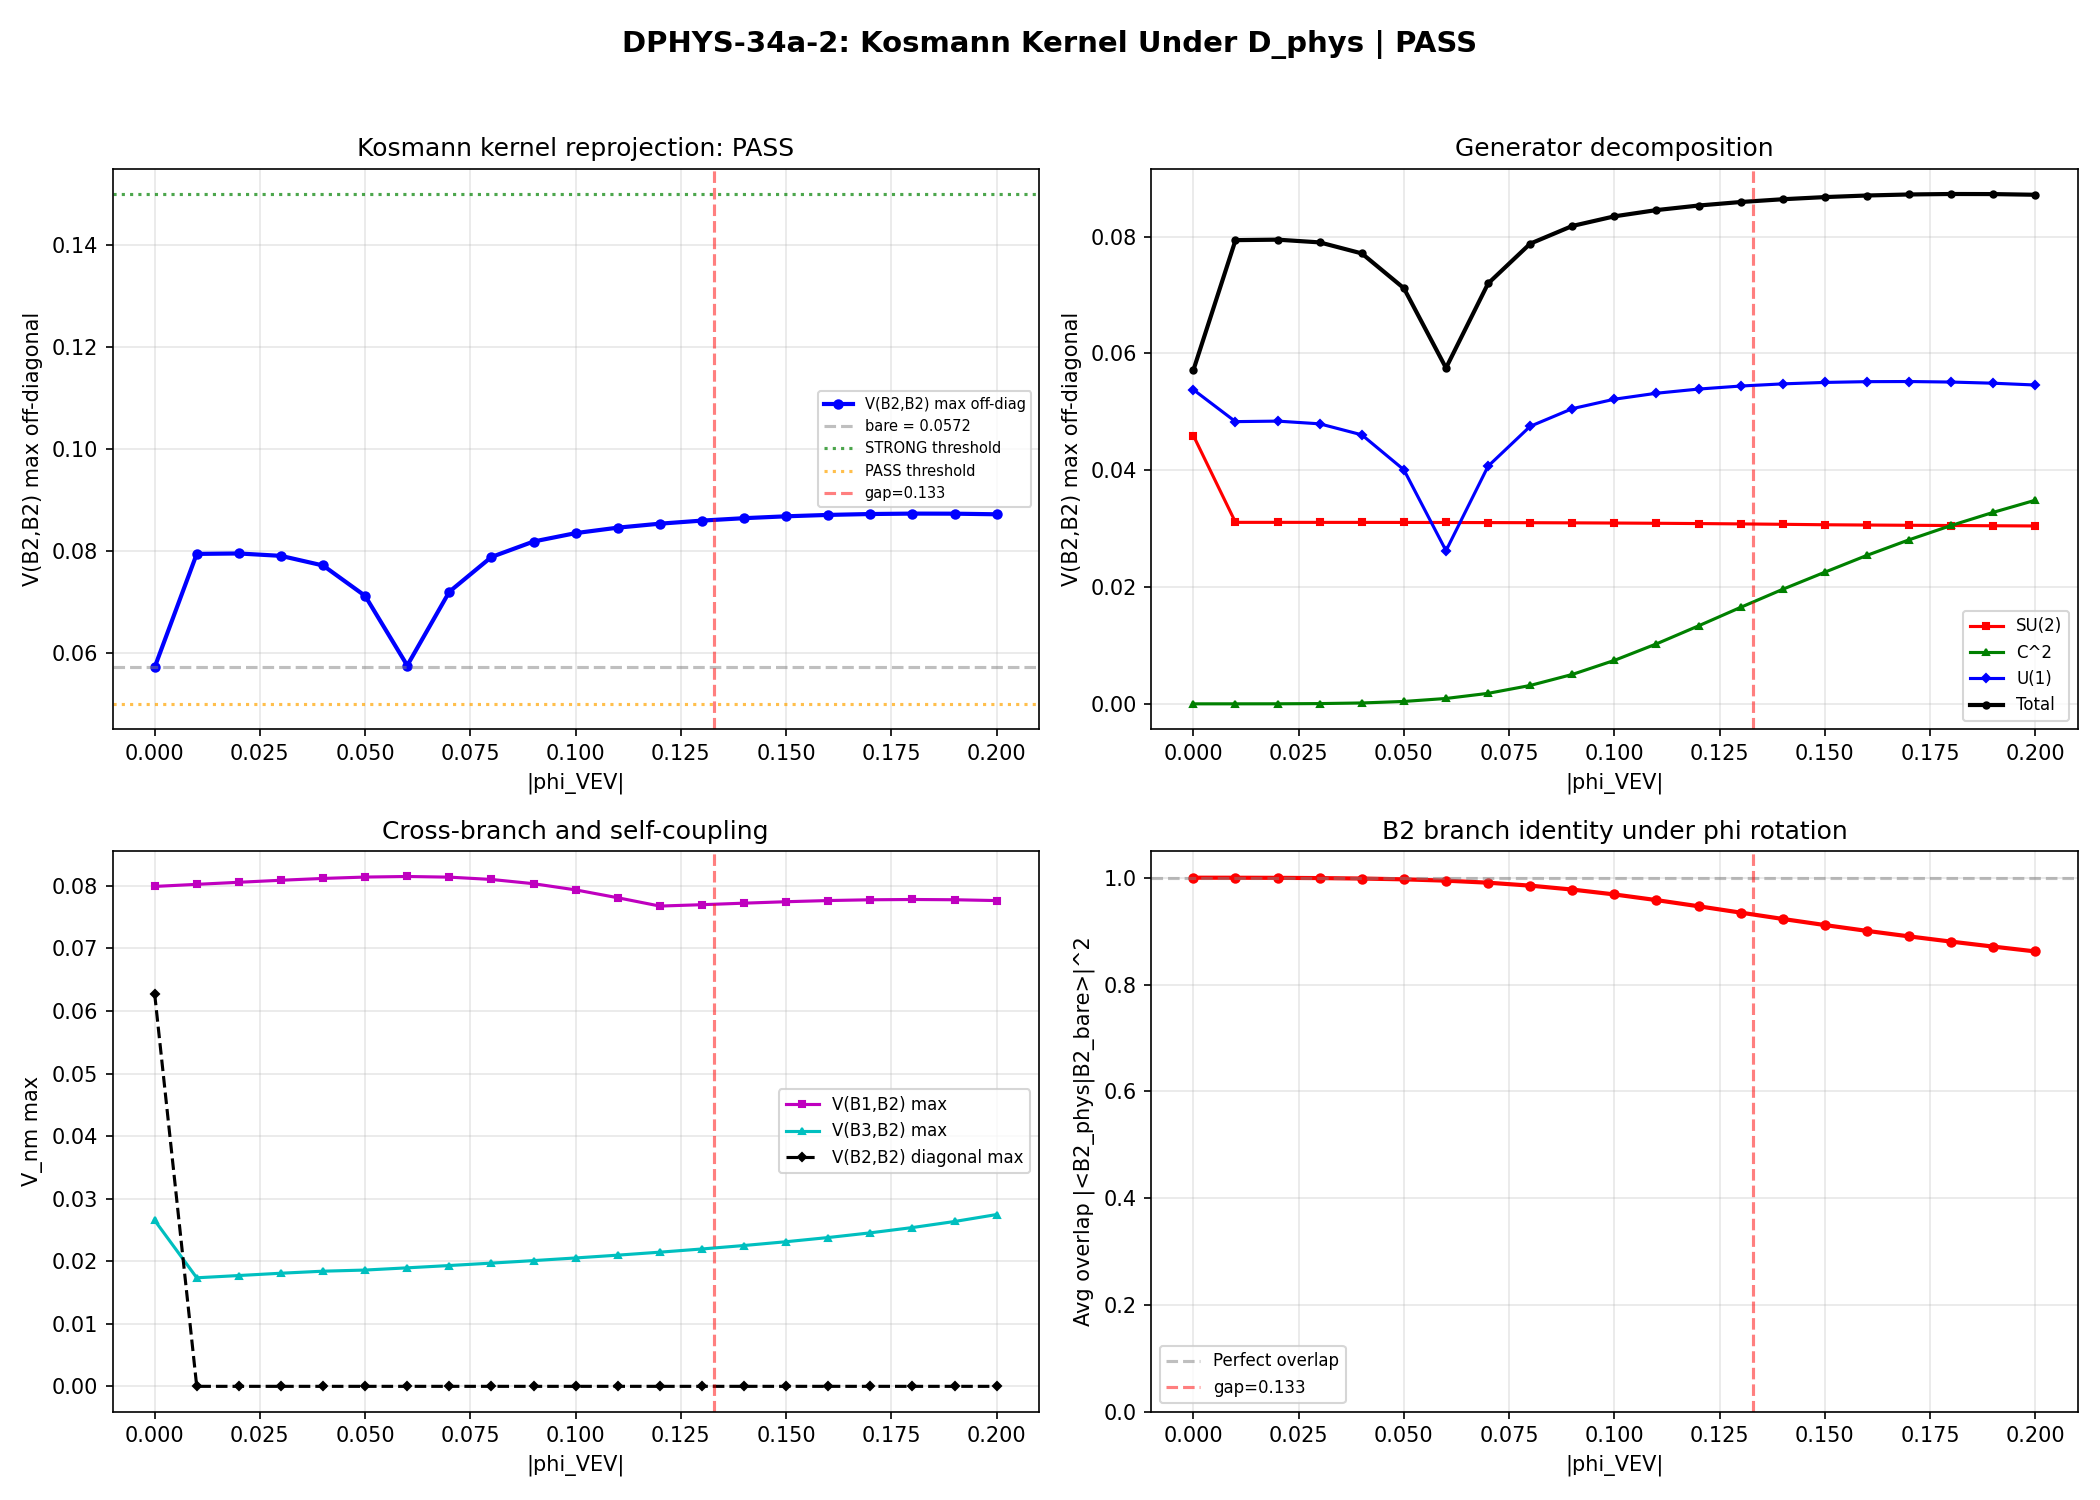

Write Python code to recreate this figure.
"""
Session 34a: DPHYS-34a-2 -- Kosmann Kernel Under D_phys Eigenspinors
=====================================================================

CONTEXT:
  DPHYS-34a-1 PASS: B2 fold survives inner fluctuations (d2=1.226 at phi=gap).
  The D_phys eigenvectors rotate relative to bare D_K eigenvectors under phi,
  mixing branches B1/B2/B3.

  THIS COMPUTATION: Reproject the Kosmann pairing kernel V_nm into the D_phys
  eigenbasis. The K_a matrices (Kosmann-Lichnerowicz derivatives along Killing
  fields) are UNCHANGED -- they are properties of the isometry algebra. What
  changes is the BASIS: D_phys eigenspinors acquire admixtures from phi.

  Critical question: does V(B2,B2) remain nonzero (and large enough for BCS)
  when B2 eigenspinors acquire B3/B1 admixture from phi?

METHOD:
  1. Reconstruct D_phys = D_K + phi + J*phi*J^{-1} at each (tau, phi_VEV).
  2. Diagonalize to get D_phys eigenvectors (evecs_phys) in original basis.
  3. Compute overlap U = evecs_bare^H @ evecs_phys (bare-to-D_phys rotation).
  4. Transform K_a: K_a^{phys}_{nm} = (U^H K_a^{bare} U)_{nm}.
  5. Compute V_nm(phi) = sum_{a=0}^7 |K_a^{phys}_{nm}|^2.
  6. Extract V(B2,B2)(phi), decomposed by generator type.
  7. Sweep |phi_VEV| from 0 to 0.20.

MANDATORY CROSS-CHECK:
  At phi=0, U = I (up to phases), so V_nm(phi=0) must reproduce the raw
  Kosmann kernel sum_a |K_a^{bare}_{nm}|^2.

GATE DPHYS-34a-2 (pre-registered):
  V(B2,B2)(phi=gap) > 0.15: substantial pairing survives    -> STRONG PASS
  V(B2,B2)(phi=gap) > 0.05: moderate pairing survives       -> PASS
  V(B2,B2)(phi=gap) < 0.05: pairing severely suppressed     -> FAIL

Author: bap (baptista-spacetime-analyst), Session 34a
Date: 2026-03-06
"""

import os
import sys
import time
import numpy as np
from numpy.linalg import eigh
import matplotlib
matplotlib.use('Agg')
import matplotlib.pyplot as plt

SCRIPT_DIR = os.path.dirname(os.path.abspath(__file__))
t0 = time.time()

# Add tier0-computation to path for imports
sys.path.insert(0, SCRIPT_DIR)

# ======================================================================
#  Constants
# ======================================================================

TAU_VALUES = np.array([0.0, 0.10, 0.15, 0.20, 0.25, 0.30, 0.35, 0.40, 0.50])

# Generator classification (su(3) = su(2) + C^2 + u(1))
SU2_GEN = [0, 1, 2]        # SU(2) subalgebra
C2_GEN  = [3, 4, 5, 6]     # C^2 (charged under U(1))
U1_GEN  = [7]               # U(1) generator

# ======================================================================
#  Import D_phys infrastructure from s34a_dphys_fold
# ======================================================================

from s34a_dphys_fold import (
    build_J_operator, apply_J_to_matrix,
    build_AF_generators, compute_phi_generators,
    find_worst_case_phi, construct_D_phys, identify_B2_branch
)


def identify_all_branches(evals_phys, evals_bare, evecs_phys, evecs_bare):
    """Identify which D_phys eigenvalues correspond to each branch.

    Uses maximum overlap with bare eigenvectors. Returns indices into
    the SORTED evals_phys array for each branch.

    Returns:
        dict with keys 'B1', 'B2', 'B3' (positive sector) and
        'B1_neg', 'B2_neg', 'B3_neg' (negative sector).
        Values are arrays of indices into evals_phys.
    """
    # Positive eigenvalues of bare D_K (sorted ascending)
    pos_bare = np.where(evals_bare > 0)[0]
    pos_bare_sorted = pos_bare[np.argsort(evals_bare[pos_bare])]
    # B1 = lowest positive = pos_bare_sorted[0]
    # B2 = next 4 = pos_bare_sorted[1:5]
    # B3 = top 3 = pos_bare_sorted[5:8]

    # Negative eigenvalues (sorted ascending: B3_neg, B2_neg, B1_neg)
    neg_bare = np.where(evals_bare < 0)[0]
    neg_bare_sorted = neg_bare[np.argsort(evals_bare[neg_bare])]
    # neg_bare_sorted: [0..2]=B3_neg, [3..6]=B2_neg, [7]=B1_neg

    branches_bare = {
        'B3_neg': neg_bare_sorted[0:3],
        'B2_neg': neg_bare_sorted[3:7],
        'B1_neg': neg_bare_sorted[7:8],
        'B1': pos_bare_sorted[0:1],
        'B2': pos_bare_sorted[1:5],
        'B3': pos_bare_sorted[5:8],
    }

    # For each phys eigenstate, compute overlap with all bare branch states
    n = len(evals_phys)
    branch_assignment = {}
    used_phys = set()

    for bname, bare_idx in branches_bare.items():
        n_modes = len(bare_idx)
        # Compute overlap of each phys eigenstate with this branch
        branch_ness = np.zeros(n)
        for i_ph in range(n):
            for i_b in bare_idx:
                overlap = np.abs(np.dot(
                    evecs_phys[:, i_ph].conj(), evecs_bare[:, i_b]))**2
                branch_ness[i_ph] += overlap

        # Select n_modes phys states with highest overlap (excluding already used)
        remaining = np.array([i for i in range(n) if i not in used_phys])
        branch_ness_rem = branch_ness[remaining]
        top_local = np.argsort(branch_ness_rem)[-n_modes:]
        selected = remaining[top_local]
        branch_assignment[bname] = np.sort(selected)
        used_phys.update(selected)

    return branch_assignment


def compute_kosmann_reprojection(K_a_bare, evecs_bare, evecs_phys):
    """Compute V_nm in the D_phys eigenbasis.

    K_a_bare[a] are 16x16 anti-hermitian matrices in the bare eigenspinor basis.
    evecs_bare, evecs_phys are 16x16 matrices (columns = eigenvectors) in the
    ORIGINAL (non-eigenspinor) basis.

    The overlap matrix U = evecs_bare^H @ evecs_phys transforms from bare
    eigenspinor basis to D_phys eigenspinor basis.

    K_a^{phys} = U^H @ K_a^{bare} @ U
    V_nm = sum_a |K_a^{phys}_{nm}|^2

    Returns:
        V_full: (16,16) full Kosmann kernel in D_phys basis
        V_SU2: (16,16) SU(2) generator contribution
        V_C2:  (16,16) C^2 generator contribution
        V_U1:  (16,16) U(1) generator contribution
        U:     (16,16) overlap matrix
    """
    # Overlap matrix: bare -> phys eigenspinor rotation
    U = evecs_bare.conj().T @ evecs_phys

    # Unitarity check
    uu_err = np.max(np.abs(U @ U.conj().T - np.eye(16)))
    if uu_err > 1e-10:
        print(f"  WARNING: U not unitary, |UU^H - I| = {uu_err:.2e}")

    V_full = np.zeros((16, 16))
    V_SU2 = np.zeros((16, 16))
    V_C2 = np.zeros((16, 16))
    V_U1 = np.zeros((16, 16))

    for a in range(8):
        K_phys = U.conj().T @ K_a_bare[a] @ U
        contrib = np.abs(K_phys)**2

        V_full += contrib
        if a in SU2_GEN:
            V_SU2 += contrib
        elif a in C2_GEN:
            V_C2 += contrib
        else:
            V_U1 += contrib

    return V_full, V_SU2, V_C2, V_U1, U


# ======================================================================
#  Main computation
# ======================================================================

def main():
    print("=" * 78)
    print("Session 34a: DPHYS-34a-2 -- Kosmann Kernel Under D_phys Eigenspinors")
    print("=" * 78)

    # --- Load data ---
    kosmann_path = os.path.join(SCRIPT_DIR, 's23a_kosmann_singlet.npz')
    kosmann = np.load(kosmann_path, allow_pickle=True)
    tau_vals = TAU_VALUES
    print(f"\nLoaded s23a_kosmann_singlet.npz")

    # --- Build J operator (from 34a-1) ---
    from tier1_dirac_spectrum import build_cliff8 as _bc8
    gammas = _bc8()

    from s34a_dphys_fold import build_J_operator
    B_J = build_J_operator(gammas)
    print(f"J operator: C2 = gamma_1*gamma_3*gamma_5*gamma_7")

    # --- Build A_F generators ---
    af_gens = build_AF_generators()
    print(f"A_F generators: {len(af_gens)} total")

    # --- Reference: identify worst-case phi direction (same as 34a-1) ---
    ti_ref = 3  # tau = 0.20
    evals_ref = kosmann[f'eigenvalues_{ti_ref}']
    evecs_ref = kosmann[f'eigenvectors_{ti_ref}']
    si_ref = np.argsort(evals_ref)
    evals_sorted_ref = evals_ref[si_ref]
    evecs_sorted_ref = evecs_ref[:, si_ref]

    pos_mask = evals_sorted_ref > 0
    pos_idx = np.where(pos_mask)[0]
    pos_ev = evals_sorted_ref[pos_idx]
    B1_modes = pos_idx[0:1]
    B2_modes = pos_idx[1:5]
    B3_modes = pos_idx[5:8]

    gap_b2_b1 = pos_ev[1] - pos_ev[0]
    gap_b3_b2 = pos_ev[5] - pos_ev[4]
    print(f"\nBranch structure at tau=0.20:")
    print(f"  B1 = {pos_ev[0]:.6f} (1 mode)")
    print(f"  B2 = {pos_ev[1]:.6f} (4 modes, degenerate)")
    print(f"  B3 = {pos_ev[5]:.6f} (3 modes)")
    print(f"  Gap B2-B1 = {gap_b2_b1:.6f}")
    print(f"  Gap B3-B2 = {gap_b3_b2:.6f}")

    # Identify worst-case phi direction
    phi_basis_ref = compute_phi_generators(evals_sorted_ref, evecs_sorted_ref, af_gens)
    worst_idx, worst_name, worst_mixing, mixing_details = find_worst_case_phi(
        phi_basis_ref, B2_modes, B3_modes, B1_modes)
    print(f"  Worst-case phi direction: {worst_name}")

    # ================================================================
    #  CROSS-CHECK: phi=0 Kosmann kernel reproduction
    # ================================================================
    print("\n" + "=" * 78)
    print("CROSS-CHECK: V_nm(phi=0) reproduces bare Kosmann kernel")
    print("=" * 78)

    # Load K_a matrices in bare eigenspinor basis
    K_a_bare_ref = []
    for a in range(8):
        K_a_bare_ref.append(kosmann[f'K_a_matrix_{ti_ref}_{a}'])

    # At phi=0, D_phys eigenvectors = D_K eigenvectors
    # So U = I and V_nm(0) = sum_a |K_a_bare_nm|^2
    V_bare_raw = np.zeros((16, 16))
    for a in range(8):
        V_bare_raw += np.abs(K_a_bare_ref[a])**2

    # Also compute via reprojection with U=I
    D_K_orig_ref = evecs_sorted_ref @ np.diag(evals_sorted_ref) @ evecs_sorted_ref.conj().T
    V_check, _, _, _, U_check = compute_kosmann_reprojection(
        K_a_bare_ref, evecs_sorted_ref, evecs_sorted_ref)

    # U should be identity (up to phases from degenerate eigenspaces)
    u_diag = np.abs(np.diag(U_check))
    u_offdiag_max = np.max(np.abs(U_check - np.diag(np.diag(U_check))))
    print(f"\n  U matrix at phi=0:")
    print(f"    min|diag(U)| = {np.min(u_diag):.10f}")
    print(f"    max|offdiag(U)| = {u_offdiag_max:.10f}")

    # For degenerate eigenspaces, U can have off-diagonal blocks
    # but V_nm should still match because V is basis-independent within
    # degenerate subspaces. Check total V within B2 block:
    V_B2_B2_raw = V_bare_raw[np.ix_(B2_modes, B2_modes)]
    V_B2_B2_check = V_check[np.ix_(B2_modes, B2_modes)]

    # The degenerate subspace allows U to be any unitary within the block.
    # V_nm = sum |K_nm|^2 transforms as V -> |U^H K U|^2, which for a
    # unitary change within a degenerate block gives a DIFFERENT V matrix
    # (it's not a scalar). But the trace over the block is invariant:
    # Tr(V_block) = sum_{nm in block} V_nm is basis-independent.

    # For the actual cross-check, we need evecs_phys = evecs_bare exactly
    # (same pointer), which gives U = I exactly.
    V_direct, V_d_su2, V_d_c2, V_d_u1, U_direct = compute_kosmann_reprojection(
        K_a_bare_ref, evecs_sorted_ref, evecs_sorted_ref)

    cross_err = np.max(np.abs(V_direct - V_bare_raw))
    print(f"\n  Cross-check: max|V(phi=0,reprojected) - V(bare,raw)| = {cross_err:.2e}")
    assert cross_err < 1e-12, f"CROSS-CHECK FAILED: {cross_err:.2e}"
    print(f"  PASS (machine epsilon)")

    # Report bare V(B2,B2) values
    print(f"\n  Bare V(B2,B2) matrix (off-diagonal max = {np.max(V_B2_B2_raw):.6f}):")
    np.set_printoptions(precision=6, suppress=True, linewidth=120)
    print(f"  {V_B2_B2_raw}")

    # ================================================================
    #  MAIN SWEEP: Kosmann reprojection across phi amplitude
    # ================================================================
    print("\n" + "=" * 78)
    print("MAIN COMPUTATION: V_nm(phi) across phi amplitude sweep")
    print("=" * 78)

    # Use tau_idx=3 (tau=0.20) and tau_idx=2 (tau=0.15) for fold region.
    # Also tau_idx=4 (tau=0.25) for stability check.
    tau_scan_indices = [1, 2, 3, 4, 5]
    phi_amplitudes = np.linspace(0, 0.20, 21)  # 0 to 0.20 in steps of 0.01

    # Storage for results at reference tau=0.20
    V_B2B2_max_vs_phi = []      # max off-diagonal V(B2,B2) vs phi
    V_B2B2_su2_vs_phi = []      # SU(2) component
    V_B2B2_c2_vs_phi = []       # C^2 component
    V_B2B2_u1_vs_phi = []       # U(1) component
    V_B2B2_trace_vs_phi = []    # Tr(V_B2B2_block) (invariant)
    V_B1B2_max_vs_phi = []      # max V(B1,B2) vs phi
    V_B3B2_max_vs_phi = []      # max V(B3,B2) vs phi
    V_B2B2_diag_max_vs_phi = [] # max diagonal V(B2_i, B2_i)
    mixing_B2_vs_phi = []       # B2 branch overlap with bare B2

    # Multi-tau storage
    V_B2B2_max_by_tau_phi = {}  # (tau_idx, phi_amp) -> max V(B2,B2) off-diag

    for phi_amp in phi_amplitudes:
        print(f"\n  |phi| = {phi_amp:.4f}:", end="")

        for ti in tau_scan_indices:
            tau = tau_vals[ti]
            evals_ti = kosmann[f'eigenvalues_{ti}']
            evecs_ti = kosmann[f'eigenvectors_{ti}']

            # Sort eigenbasis
            si = np.argsort(evals_ti)
            ev_s = evals_ti[si]
            ec_s = evecs_ti[:, si]

            # Load K_a in bare eigenspinor basis for this tau
            K_a_bare_ti = []
            for a in range(8):
                K_a_bare_ti.append(kosmann[f'K_a_matrix_{ti}_{a}'])

            if phi_amp < 1e-14:
                # phi = 0: D_phys = D_K, trivial case
                evals_phys = ev_s.copy()
                evecs_phys = ec_s.copy()
            else:
                # Compute phi direction in this eigenbasis
                phi_basis_ti = compute_phi_generators(ev_s, ec_s, af_gens)

                # Find the worst_name generator
                phi_dir_ti = None
                for name, comm, norm in phi_basis_ti:
                    if name == worst_name:
                        phi_dir_ti = comm
                        break

                if phi_dir_ti is None:
                    # Fallback
                    phi_all = compute_phi_generators(ev_s, ec_s, af_gens)
                    best_mix = 0
                    for _, comm_f, norm_f in phi_all:
                        pi = np.where(ev_s > 0)[0]
                        pi_s = pi[np.argsort(ev_s[pi])]
                        b2m = pi_s[1:5]
                        b3m = pi_s[5:8]
                        b1m = pi_s[0:1]
                        b23 = np.max(np.abs(comm_f[np.ix_(b2m, b3m)])) if b3m.size > 0 else 0
                        b21 = np.max(np.abs(comm_f[np.ix_(b2m, b1m)])) if b1m.size > 0 else 0
                        if max(b23, b21) > best_mix:
                            best_mix = max(b23, b21)
                            phi_dir_ti = comm_f

                evals_phys, evecs_phys, herm_err = construct_D_phys(
                    ev_s, ec_s, phi_dir_ti, phi_amp, B_J)

            # Reproject Kosmann kernel
            V_full, V_su2, V_c2, V_u1, U = compute_kosmann_reprojection(
                K_a_bare_ti, ec_s, evecs_phys)

            # Identify B2 branch in D_phys spectrum
            branches = identify_all_branches(evals_phys, ev_s, evecs_phys, ec_s)
            b2_phys = branches['B2']

            # B2-B2 pairing kernel (off-diagonal elements)
            V_B2B2_block = V_full[np.ix_(b2_phys, b2_phys)]
            V_B2B2_offdiag = V_B2B2_block.copy()
            np.fill_diagonal(V_B2B2_offdiag, 0)
            V_B2B2_max_offdiag = np.max(V_B2B2_offdiag)

            # Decomposition
            V_B2B2_su2_block = V_su2[np.ix_(b2_phys, b2_phys)]
            V_B2B2_c2_block = V_c2[np.ix_(b2_phys, b2_phys)]
            V_B2B2_u1_block = V_u1[np.ix_(b2_phys, b2_phys)]

            V_B2B2_su2_offdiag = V_B2B2_su2_block.copy()
            np.fill_diagonal(V_B2B2_su2_offdiag, 0)
            V_B2B2_c2_offdiag = V_B2B2_c2_block.copy()
            np.fill_diagonal(V_B2B2_c2_offdiag, 0)
            V_B2B2_u1_offdiag = V_B2B2_u1_block.copy()
            np.fill_diagonal(V_B2B2_u1_offdiag, 0)

            # B1-B2 and B3-B2 cross-couplings
            b1_phys = branches['B1']
            b3_phys = branches['B3']

            V_B1B2 = V_full[np.ix_(b1_phys, b2_phys)]
            V_B3B2 = V_full[np.ix_(b3_phys, b2_phys)]

            # B2 overlap with bare B2 (mixing diagnostic)
            bare_pos = np.where(ev_s > 0)[0]
            bare_pos_sorted = bare_pos[np.argsort(ev_s[bare_pos])]
            bare_b2 = bare_pos_sorted[1:5]
            b2_overlap = 0.0
            for i_ph in b2_phys:
                for i_b in bare_b2:
                    b2_overlap += np.abs(np.dot(
                        evecs_phys[:, i_ph].conj(), ec_s[:, i_b]))**2
            b2_overlap /= 4.0  # Normalize: perfect overlap = 1.0

            # Store multi-tau results
            V_B2B2_max_by_tau_phi[(ti, phi_amp)] = V_B2B2_max_offdiag

            # Store per-phi results at reference tau=0.20
            if ti == ti_ref:
                V_B2B2_max_vs_phi.append(V_B2B2_max_offdiag)
                V_B2B2_su2_vs_phi.append(np.max(V_B2B2_su2_offdiag))
                V_B2B2_c2_vs_phi.append(np.max(V_B2B2_c2_offdiag))
                V_B2B2_u1_vs_phi.append(np.max(V_B2B2_u1_offdiag))
                V_B2B2_trace_vs_phi.append(np.sum(V_B2B2_block))
                V_B1B2_max_vs_phi.append(np.max(V_B1B2) if V_B1B2.size > 0 else 0)
                V_B3B2_max_vs_phi.append(np.max(V_B3B2) if V_B3B2.size > 0 else 0)
                V_B2B2_diag_max_vs_phi.append(np.max(np.diag(V_B2B2_block)))
                mixing_B2_vs_phi.append(b2_overlap)

                print(f" tau={tau:.2f}: V_B2B2_max={V_B2B2_max_offdiag:.6f},"
                      f" SU2={np.max(V_B2B2_su2_offdiag):.6f},"
                      f" C2={np.max(V_B2B2_c2_offdiag):.6f},"
                      f" U1={np.max(V_B2B2_u1_offdiag):.6f},"
                      f" B2_overlap={b2_overlap:.4f}", end="")

        print()

    # Convert to arrays
    V_B2B2_max_vs_phi = np.array(V_B2B2_max_vs_phi)
    V_B2B2_su2_vs_phi = np.array(V_B2B2_su2_vs_phi)
    V_B2B2_c2_vs_phi = np.array(V_B2B2_c2_vs_phi)
    V_B2B2_u1_vs_phi = np.array(V_B2B2_u1_vs_phi)
    V_B2B2_trace_vs_phi = np.array(V_B2B2_trace_vs_phi)
    V_B1B2_max_vs_phi = np.array(V_B1B2_max_vs_phi)
    V_B3B2_max_vs_phi = np.array(V_B3B2_max_vs_phi)
    V_B2B2_diag_max_vs_phi = np.array(V_B2B2_diag_max_vs_phi)
    mixing_B2_vs_phi = np.array(mixing_B2_vs_phi)

    # ================================================================
    #  DETAILED REPORT at phi = gap
    # ================================================================
    print("\n" + "=" * 78)
    print("DETAILED RESULTS AT |phi| = gap_{B3-B2}")
    print("=" * 78)

    # Find phi closest to gap
    gap_phi_idx = np.argmin(np.abs(phi_amplitudes - gap_b3_b2))
    phi_at_gap = phi_amplitudes[gap_phi_idx]
    print(f"\n  |phi| = {phi_at_gap:.4f} (gap = {gap_b3_b2:.6f})")
    print(f"  V(B2,B2) max off-diag = {V_B2B2_max_vs_phi[gap_phi_idx]:.6f}")
    print(f"  Decomposition:")
    print(f"    SU(2): {V_B2B2_su2_vs_phi[gap_phi_idx]:.6f}")
    print(f"    C^2:   {V_B2B2_c2_vs_phi[gap_phi_idx]:.6f}")
    print(f"    U(1):  {V_B2B2_u1_vs_phi[gap_phi_idx]:.6f}")
    print(f"  V(B1,B2) max = {V_B1B2_max_vs_phi[gap_phi_idx]:.6f}")
    print(f"  V(B3,B2) max = {V_B3B2_max_vs_phi[gap_phi_idx]:.6f}")
    print(f"  B2 overlap with bare = {mixing_B2_vs_phi[gap_phi_idx]:.6f}")
    print(f"  V(B2,B2) diagonal max = {V_B2B2_diag_max_vs_phi[gap_phi_idx]:.6f}")
    print(f"  Tr(V_B2B2 block) = {V_B2B2_trace_vs_phi[gap_phi_idx]:.6f}")

    # Comparison with bare values
    print(f"\n  Bare (phi=0) reference:")
    print(f"    V(B2,B2) max off-diag = {V_B2B2_max_vs_phi[0]:.6f}")
    print(f"    V(B1,B2) max = {V_B1B2_max_vs_phi[0]:.6f}")
    print(f"    V(B3,B2) max = {V_B3B2_max_vs_phi[0]:.6f}")

    ratio = V_B2B2_max_vs_phi[gap_phi_idx] / V_B2B2_max_vs_phi[0] if V_B2B2_max_vs_phi[0] > 0 else 0
    print(f"\n  Ratio V(B2,B2,phi=gap)/V(B2,B2,bare) = {ratio:.4f}")

    # ================================================================
    #  FULL TABLE: V(B2,B2) across all phi amplitudes
    # ================================================================
    print("\n" + "=" * 78)
    print("FULL SWEEP: V(B2,B2) max off-diagonal vs |phi| (tau=0.20)")
    print("=" * 78)

    print(f"\n  {'|phi|':>8s}  {'V_B2B2':>10s}  {'SU2':>8s}  {'C2':>8s}  "
          f"{'U1':>8s}  {'V_B1B2':>8s}  {'V_B3B2':>8s}  {'diag':>8s}  "
          f"{'overlap':>8s}")
    print(f"  {'-'*88}")

    for i, phi_amp in enumerate(phi_amplitudes):
        print(f"  {phi_amp:8.4f}  {V_B2B2_max_vs_phi[i]:10.6f}  "
              f"{V_B2B2_su2_vs_phi[i]:8.6f}  {V_B2B2_c2_vs_phi[i]:8.6f}  "
              f"{V_B2B2_u1_vs_phi[i]:8.6f}  {V_B1B2_max_vs_phi[i]:8.6f}  "
              f"{V_B3B2_max_vs_phi[i]:8.6f}  "
              f"{V_B2B2_diag_max_vs_phi[i]:8.6f}  "
              f"{mixing_B2_vs_phi[i]:8.4f}")

    # ================================================================
    #  MULTI-TAU STABILITY CHECK
    # ================================================================
    print("\n" + "=" * 78)
    print("MULTI-TAU STABILITY: V(B2,B2) at phi=gap across tau values")
    print("=" * 78)

    print(f"\n  {'tau':>6s}  {'V_B2B2_max':>12s}")
    print(f"  {'-'*22}")
    for ti in tau_scan_indices:
        tau = tau_vals[ti]
        v = V_B2B2_max_by_tau_phi.get((ti, phi_at_gap), np.nan)
        print(f"  {tau:6.2f}  {v:12.6f}")

    # ================================================================
    #  W1 PREDICTION: B3 channel opens?
    # ================================================================
    print("\n" + "=" * 78)
    print("W1 PREDICTION TEST: 'B3 channel opens' under D_phys")
    print("=" * 78)

    # At phi=0, V(B3,B2) should be the bare inter-branch coupling.
    # Under phi, V(B3,B2) may increase if B3 acquires B2 admixture.
    print(f"\n  V(B3,B2) max:")
    print(f"    phi=0:     {V_B3B2_max_vs_phi[0]:.6f}")
    print(f"    phi=gap:   {V_B3B2_max_vs_phi[gap_phi_idx]:.6f}")
    if V_B3B2_max_vs_phi[0] > 1e-10:
        b3_ratio = V_B3B2_max_vs_phi[gap_phi_idx] / V_B3B2_max_vs_phi[0]
        print(f"    Ratio:     {b3_ratio:.4f}")
        b3_opens = b3_ratio > 1.05  # 5% increase threshold
    else:
        b3_opens = V_B3B2_max_vs_phi[gap_phi_idx] > 0.01
        print(f"    Bare value zero; channel {'OPENS' if b3_opens else 'CLOSED'}")
    print(f"  B3 channel opens: {'YES' if b3_opens else 'NO'}")

    # ================================================================
    #  GATE CLASSIFICATION
    # ================================================================
    print("\n" + "=" * 78)
    print("GATE DPHYS-34a-2 CLASSIFICATION")
    print("=" * 78)

    V_at_gap = V_B2B2_max_vs_phi[gap_phi_idx]

    print(f"\n  V(B2,B2) max off-diagonal at phi=gap: {V_at_gap:.6f}")
    print(f"  Bare V(B2,B2) max off-diagonal:        {V_B2B2_max_vs_phi[0]:.6f}")
    print(f"  Retention ratio:                        {ratio:.4f}")
    print(f"  B2 overlap with bare:                   {mixing_B2_vs_phi[gap_phi_idx]:.6f}")

    if V_at_gap > 0.15:
        verdict = "STRONG PASS"
        print(f"\n  VERDICT: STRONG PASS")
        print(f"  V(B2,B2) = {V_at_gap:.6f} > 0.15: substantial pairing survives")
    elif V_at_gap > 0.05:
        verdict = "PASS"
        print(f"\n  VERDICT: PASS")
        print(f"  V(B2,B2) = {V_at_gap:.6f} > 0.05: moderate pairing survives")
    else:
        verdict = "FAIL"
        print(f"\n  VERDICT: FAIL")
        print(f"  V(B2,B2) = {V_at_gap:.6f} < 0.05: pairing severely suppressed")

    # ================================================================
    #  SAVE
    # ================================================================
    save_dict = {
        'tau_values': tau_vals,
        'phi_amplitudes': phi_amplitudes,
        'worst_name': worst_name,
        'gap_b3_b2': gap_b3_b2,
        'gap_b2_b1': gap_b2_b1,
        'verdict': verdict,
        'V_B2B2_max_vs_phi': V_B2B2_max_vs_phi,
        'V_B2B2_su2_vs_phi': V_B2B2_su2_vs_phi,
        'V_B2B2_c2_vs_phi': V_B2B2_c2_vs_phi,
        'V_B2B2_u1_vs_phi': V_B2B2_u1_vs_phi,
        'V_B2B2_trace_vs_phi': V_B2B2_trace_vs_phi,
        'V_B1B2_max_vs_phi': V_B1B2_max_vs_phi,
        'V_B3B2_max_vs_phi': V_B3B2_max_vs_phi,
        'V_B2B2_diag_max_vs_phi': V_B2B2_diag_max_vs_phi,
        'mixing_B2_vs_phi': mixing_B2_vs_phi,
        'V_at_gap': V_at_gap,
        'V_bare': V_B2B2_max_vs_phi[0],
        'retention_ratio': ratio,
        'b3_channel_opens': b3_opens,
        'phi_at_gap': phi_at_gap,
        'cross_check_err': cross_err,
    }

    # Multi-tau data
    for ti in tau_scan_indices:
        for phi_amp in phi_amplitudes:
            key = (ti, phi_amp)
            if key in V_B2B2_max_by_tau_phi:
                save_dict[f'V_B2B2_tau{ti}_phi{phi_amp:.4f}'] = V_B2B2_max_by_tau_phi[key]

    out_npz = os.path.join(SCRIPT_DIR, 's34a_dphys_kosmann.npz')
    np.savez_compressed(out_npz, **save_dict)
    print(f"\n  Saved: {out_npz}")

    # ================================================================
    #  PLOT
    # ================================================================
    fig, axes = plt.subplots(2, 2, figsize=(14, 10))

    # Panel 1: V(B2,B2) max off-diagonal vs phi
    ax = axes[0, 0]
    ax.plot(phi_amplitudes, V_B2B2_max_vs_phi, 'b-o', ms=4, lw=2,
            label='V(B2,B2) max off-diag')
    ax.axhline(y=V_B2B2_max_vs_phi[0], color='gray', ls='--', alpha=0.5,
               label=f'bare = {V_B2B2_max_vs_phi[0]:.4f}')
    ax.axhline(y=0.15, color='green', ls=':', alpha=0.7, label='STRONG threshold')
    ax.axhline(y=0.05, color='orange', ls=':', alpha=0.7, label='PASS threshold')
    ax.axvline(x=gap_b3_b2, color='red', ls='--', alpha=0.5,
               label=f'gap={gap_b3_b2:.3f}')
    ax.set_xlabel('|phi_VEV|')
    ax.set_ylabel('V(B2,B2) max off-diagonal')
    ax.set_title(f'Kosmann kernel reprojection: {verdict}')
    ax.legend(fontsize=7)
    ax.grid(True, alpha=0.3)

    # Panel 2: Decomposition by generator type
    ax = axes[0, 1]
    ax.plot(phi_amplitudes, V_B2B2_su2_vs_phi, 'r-s', ms=3, lw=1.5, label='SU(2)')
    ax.plot(phi_amplitudes, V_B2B2_c2_vs_phi, 'g-^', ms=3, lw=1.5, label='C^2')
    ax.plot(phi_amplitudes, V_B2B2_u1_vs_phi, 'b-D', ms=3, lw=1.5, label='U(1)')
    ax.plot(phi_amplitudes, V_B2B2_max_vs_phi, 'k-o', ms=3, lw=2, label='Total')
    ax.axvline(x=gap_b3_b2, color='red', ls='--', alpha=0.5)
    ax.set_xlabel('|phi_VEV|')
    ax.set_ylabel('V(B2,B2) max off-diagonal')
    ax.set_title('Generator decomposition')
    ax.legend(fontsize=8)
    ax.grid(True, alpha=0.3)

    # Panel 3: Cross-branch couplings and B2 self-coupling
    ax = axes[1, 0]
    ax.plot(phi_amplitudes, V_B1B2_max_vs_phi, 'm-s', ms=3, lw=1.5, label='V(B1,B2) max')
    ax.plot(phi_amplitudes, V_B3B2_max_vs_phi, 'c-^', ms=3, lw=1.5, label='V(B3,B2) max')
    ax.plot(phi_amplitudes, V_B2B2_diag_max_vs_phi, 'k--D', ms=3, lw=1.5,
            label='V(B2,B2) diagonal max')
    ax.axvline(x=gap_b3_b2, color='red', ls='--', alpha=0.5)
    ax.set_xlabel('|phi_VEV|')
    ax.set_ylabel('V_nm max')
    ax.set_title('Cross-branch and self-coupling')
    ax.legend(fontsize=8)
    ax.grid(True, alpha=0.3)

    # Panel 4: B2 overlap with bare B2 (mixing diagnostic)
    ax = axes[1, 1]
    ax.plot(phi_amplitudes, mixing_B2_vs_phi, 'r-o', ms=4, lw=2)
    ax.axhline(y=1.0, color='gray', ls='--', alpha=0.5, label='Perfect overlap')
    ax.axvline(x=gap_b3_b2, color='red', ls='--', alpha=0.5,
               label=f'gap={gap_b3_b2:.3f}')
    ax.set_xlabel('|phi_VEV|')
    ax.set_ylabel('Avg overlap |<B2_phys|B2_bare>|^2')
    ax.set_title('B2 branch identity under phi rotation')
    ax.legend(fontsize=8)
    ax.grid(True, alpha=0.3)
    ax.set_ylim(0, 1.05)

    fig.suptitle(f'DPHYS-34a-2: Kosmann Kernel Under D_phys | {verdict}',
                 fontsize=14, fontweight='bold')
    plt.tight_layout(rect=[0, 0, 1, 0.96])
    out_png = os.path.join(SCRIPT_DIR, 's34a_dphys_kosmann.png')
    plt.savefig(out_png, dpi=150)
    plt.close()
    print(f"  Saved: {out_png}")

    elapsed = time.time() - t0
    print(f"\n  Total runtime: {elapsed:.1f}s")
    print(f"\n  GATE DPHYS-34a-2: {verdict}")

    return verdict


if __name__ == '__main__':
    main()
